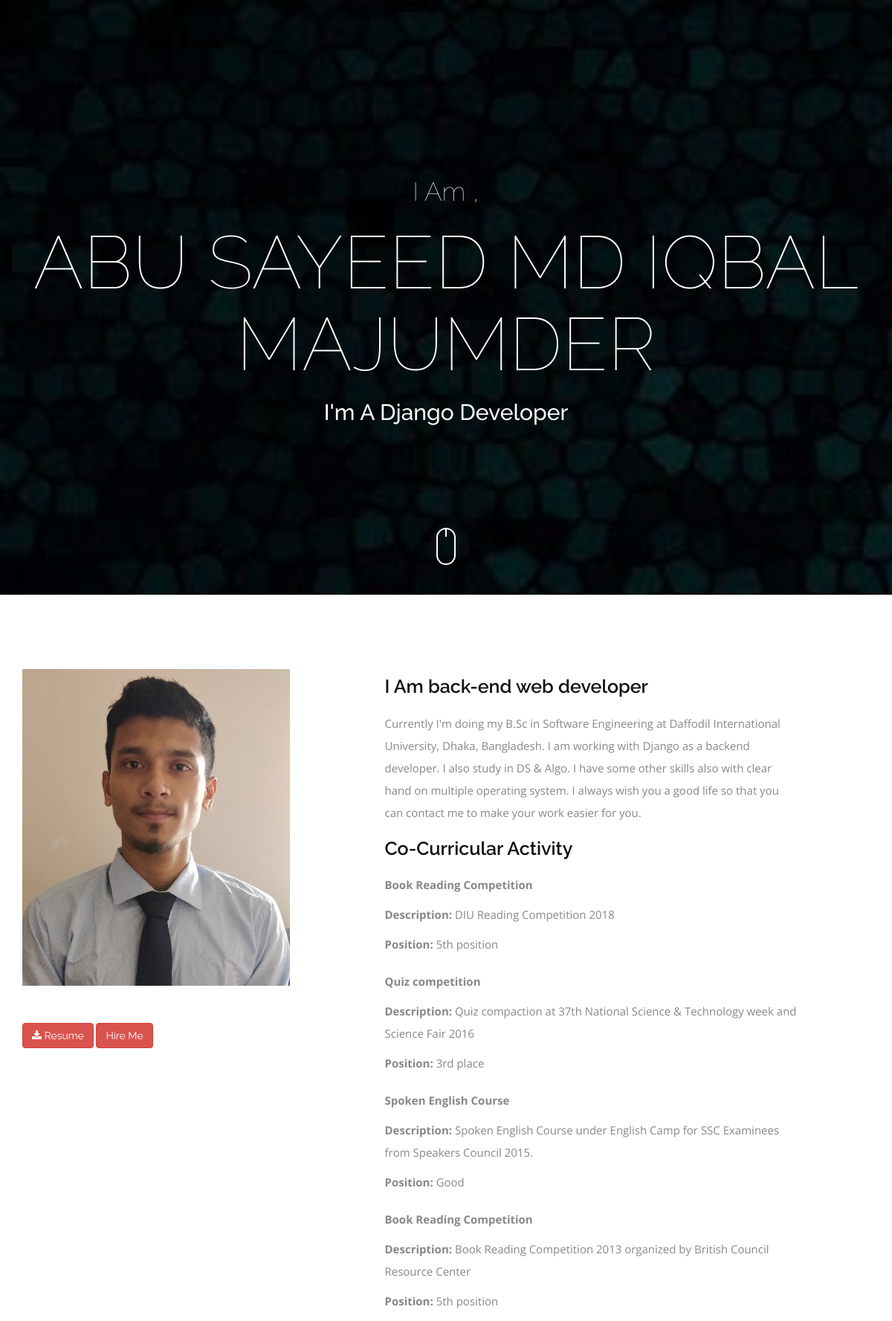
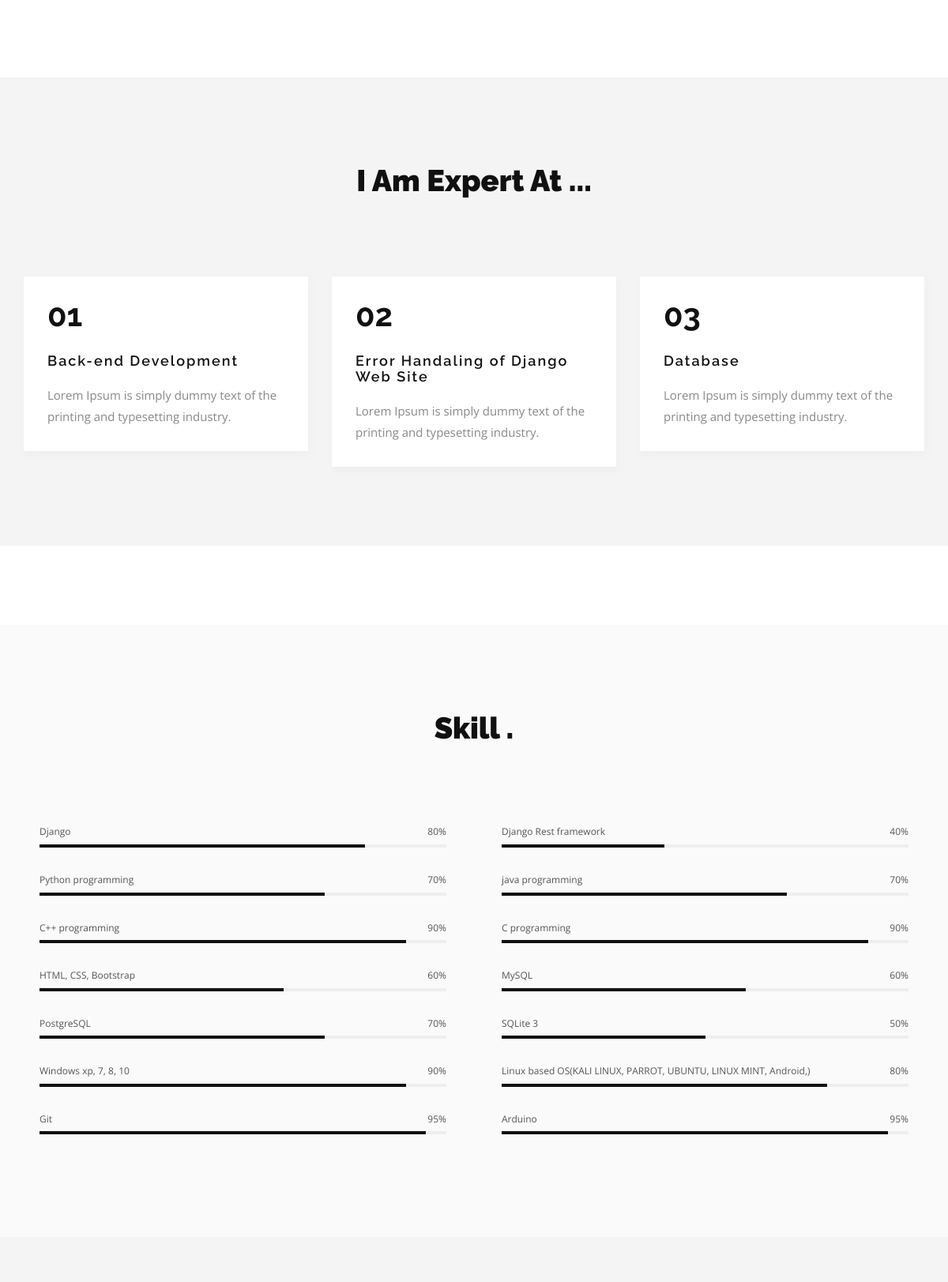
The page / (upper part) on the database its author committed (2 pictures, top to bottom).
### portfolio_app/models.py (models this page shows, shortened)
class Personal_detail(models.Model):
    name = models.CharField(max_length=250, blank=True)
    description = models.CharField(max_length=500, blank=True)
    image = models.ImageField(upload_to='portfolio/image/')
    marital_status = models.CharField(max_length=10, blank=True)
    dob = models.DateField(blank=True)
    nationality = models.CharField(max_length=20, blank=True)
    hobby = models.CharField(max_length=50, blank=True)
    phone_number = models.CharField(max_length=15, blank=True)

class CoCurricular_activity(models.Model):
    activity_name = models.CharField(max_length=250, blank=True)
    description = models.CharField(max_length=500, blank=True)
    position = models.CharField(max_length=20, blank=True)

class Skill(models.Model):
    title = models.CharField(max_length=250, blank=True)
    description = models.CharField(max_length=500, blank=True)
    expert_level = models.CharField(max_length=50, blank=True)

### portfolio_app/views.py (the view, shortened to what this page needs)
# urls.py: path('', views.HomeView, name='homeview'),
def HomeView(request):
    portfolio = get_object_or_404(Personal_detail)
    CoCurricular_activities = CoCurricular_activity.objects.all()
    skills = Skill.objects.all()
    projects = Project.objects.all()
    form = ContactMessageForm
    context = {
        'form': form,
        'portfolio': portfolio,
        'CoCurricular_activities': CoCurricular_activities,
        'skills': skills,
        'projects': projects,
    }
    return render(request, 'index.html', context)

### templates/index.html (shortened to what this page needs)
{% load static %}
{% load crispy_forms_tags %}
<!DOCTYPE html>
<html class="no-js" lang="en">
<head>
	<link rel='stylesheet' href='https://cdnjs.cloudflare.com/ajax/libs/font-awesome/4.7.0/css/font-awesome.css' />
	<link rel="stylesheet" href="https://maxcdn.bootstrapcdn.com/bootstrap/3.3.7/css/bootstrap.min.css"
>
	<link rel='stylesheet' href='https://cdnjs.cloudflare.com/ajax/libs/magnific-popup.js/1.1.0/magnific-popup.css' />
	<link rel='stylesheet' href='https://cdnjs.cloudflare.com/ajax/libs/owl-carousel/1.3.3/owl.carousel.css' />
	<link rel='stylesheet' href="{% static 'css/style.css' %}" />
	<link rel='stylesheet' href="{% static 'css/responsive.css' %}" />
</head>
<body>
	<main>
		<header id="home" class="header" data-stellar-background-ratio="0.5">
			<div class="caption v-middle text-center">
				<h3>I Am ,</h3>
				<h1>{{ portfolio.name }}</h1>
				<h4>I'm A Django Developer </h4>
			</div>
			<div class="button-scroll" data-scrollTo="about"><span></span></div>
		</header>
		<section id="about" class="hero section-padding">
			<div class="container">
				<div class="row">
					<div class="hero-block">
						<div class="col-md-4">
							<div class="hero-img mb-50">
								<img src="{{ portfolio.image.url }}" alt="image">
							</div>
							<a class="btn btn-danger" href="{% static 'pdf/CV_of_Md_Iqbal.pdf' %}"><span><i class="fa fa-download"
										aria-hidden="true"></i></span> Resume</a>
							<a class="btn btn-danger" href="mailto:sayeediqbal.bd@gmail.com">Hire Me</a>
						</div>
						<div class="col-md-offset-1 col-md-6">
							<div class="hero-item">
								<h5 class="mb-20">I Am back-end web developer</h5>
								<p class="mb-20">{{ portfolio.description }}</p>
								<h5 class="mb-20">Co-Curricular Activity</h5>
								{% for activity in CoCurricular_activities %}
								<b>
									<p class="mt-20">{{ activity.activity_name }}</p>
								</b>
								<p><b>Description: </b>{{ activity.description }}</p>
								<p><b>Position: </b>{{ activity.position }}</p>
								{% endfor %}
							</div>
						</div>
					</div>
				</div>
			</div>
			<div id="services" class="services section-padding">
				<div class="container">
					<div class="section-head text-center">
						<h5 class="tit">I am expert at ...</h5>
					</div>
					<div class="row">
						<div class="serv-row">
							<div class="col-md-4">
								<div class="serv-item">
									<span>01</span>
									<h6>Back-end Development</h6>
									<p>Lorem Ipsum is simply dummy text of the printing and typesetting industry.</p>
								</div>
							</div>
							<div class="col-md-4">
								<div class="serv-item">
									<span>02</span>
									<h6>Error Handaling of Django Web Site</h6>
									<p>Lorem Ipsum is simply dummy text of the printing and typesetting industry.</p>
								</div>
							</div>
							<div class="col-md-4">
								<div class="serv-item">
									<span>03</span>
									<h6>Database</h6>
									<p>Lorem Ipsum is simply dummy text of the printing and typesetting industry.</p>
								</div>
							</div>
						</div>
					</div>
				</div>
			</div>
			<section id="skill" class="portfolio section-padding">
				<div class="container">
					<div class="section-head text-center">
						<h5 class="tit">Skill .</h5>
					</div>
					<div class="row">
						<div class="skills">
							{% for skill in skills %}
							<div class="col-md-6">
								<div class="hero-progress">
									<div class="progress-item">
										<p>{{ skill.title }} <span class="pull-right">{{ skill.expert_level }}%</span>
										</p>
										<div class="progress-main"><span class="progress-bar"
												data-value="{{ skill.expert_level }}%"
												style="width: {% widthratio skill.expert_level 100 100 %}%;"></span>
										</div>
									</div>
								</div>
							</div>
							{% endfor %}
						</div>
					</div>
				</div>
			</section>
			<section id="projects" class="clients section-padding">
			</section>
	</main>
</body>
</html>

### static/css/style.css (style rules this page uses)
* { -webkit-box-sizing:border-box;-moz-box-sizing:border-box;-o-box-sizing:border-box;box-sizing:border-box;padding:0;margin:0;text-decoration:none!important;list-style:none!important;outline:0!important }
body { font-weight:400;overflow-x:hidden!important }
img { width:100%;height:auto }
span { display:inline-block }
h1 { font-size:60px }
h3 { font-size:35px }
h4 { font-size:30px }
h5 { font-size:25px }
h6 { font-size:18px }
p { line-height:1.8;font-size:15px }
.v-middle { position:absolute;width:100%;top:50%;left:0;-webkit-transform:translate(0,-50%);-moz-transform:translate(0,-50%);-ms-transform:translate(0,-50%);-o-transform:translate(0,-50%);transform:translate(0,-50%) }
.mt-20 { margin-top:20px!important }
.mb-20 { margin-bottom:20px!important }
.mb-50 { margin-bottom:50px!important }
body { font-family:Raleway,sans-serif;color:#111;font-weight:400 }
.section-padding { padding:100px 0 }
.tit { margin-bottom:100px;display:inline-block;font-size:38px;font-weight:900;text-transform:capitalize }
p { color:#888;font-family:'Open Sans',sans-serif }
main { position:relative;z-index:2;background:#fff;margin-bottom:247px }
.header { height:100vh;width:100%;background:rgba(0,0,0,.2);background-image:url("../img/bg.jpg");background-size:cover;background-attachment:fixed;background-blend-mode:overlay;position:relative;overflow:hidden }
.caption { color:#fff }
.caption h1 { margin:20px auto;font-weight:100;font-size:100px;text-transform:uppercase }
.caption h3 { font-weight:100 }
.button-scroll { position:absolute;bottom:5vh;left:calc(50% - 13px);width:26px;height:50px;border-radius:15px;border:2px solid #fff;cursor:pointer;z-index:9999 }
.button-scroll span { height:10px;width:2px;position:absolute;left:calc(50% - 1px);background:#fff;-webkit-animation:scroll .5s infinite alternate;-moz-animation:scroll .5s infinite alternate;animation:scroll .5s infinite alternate }
.hero .hero-item h5 { font-weight:600 }
.hero .hero-item p { line-height:2 }
.hero .hero-img { position:relative }
.hero .services { background:#f4f4f4;margin:100px auto }
.services .serv-row .serv-item { padding:20px 30px;background:#fff;box-shadow:2px 5px 10px #eee }
.services .serv-row .serv-item span { font-size:40px;font-weight:700 }
.services .serv-row .serv-item h6 { margin:20px auto;font-weight:600;letter-spacing:2px }
.hero .hero-progress { padding:0 20px }
.hero .hero-progress p { font-size:12px;color:#555;margin-bottom:5px }
.hero .hero-progress .progress-main { background:#eee;width:100%;height:4px;margin:0 auto 30px }
.hero-progress .progress-main .progress-bar { background:#111;height:100%;width:0;transition:all 2s }
.portfolio { overflow:hidden;background:#fafafa }
.clients { background:#f4f4f4 }

### rows shown on the page
Personal_detail: name "ABU SAYEED MD IQBAL MAJUMDER", image (picture), description "Currently I'm doing my B.Sc in Software Engineering at Daffodil International University, Dhaka, Bangladesh. I am working with Django as a backend developer. I also study in DS & Algo. I have some other skills also with clear hand on multiple operating system. I always wish you a good life so that you can contact me to make your work easier for you."
CoCurricular_activity: activity_name "Book Reading Competition", description "DIU Reading Competition 2018", position "5th position"
CoCurricular_activity: activity_name "Quiz competition", description "Quiz compaction at 37th National Science & Technology week and Science Fair 2016", position "3rd place"
CoCurricular_activity: activity_name "Spoken English Course", description "Spoken English Course under English Camp for SSC Examinees from Speakers Council 2015.", position "Good"
CoCurricular_activity: activity_name "Book Reading Competition", description "Book Reading Competition 2013 organized by British Council Resource Center", position "5th position"
Skill: title "Django", expert_level "80"
Skill: title "Django Rest framework", expert_level "40"
Skill: title "Python programming", expert_level "70"
Skill: title "java programming", expert_level "70"
Skill: title "C++ programming", expert_level "90"
Skill: title "C programming", expert_level "90"
Skill: title "HTML, CSS, Bootstrap", expert_level "60"
Skill: title "MySQL", expert_level "60"
Skill: title "PostgreSQL", expert_level "70"
Skill: title "SQLite 3", expert_level "50"
Skill: title "Windows xp, 7, 8, 10", expert_level "90"
Skill: title "Linux based OS(KALI LINUX, PARROT, UBUNTU, LINUX MINT, Android,)", expert_level "80"
Skill: title "Git", expert_level "95"
Skill: title "Arduino", expert_level "95"
